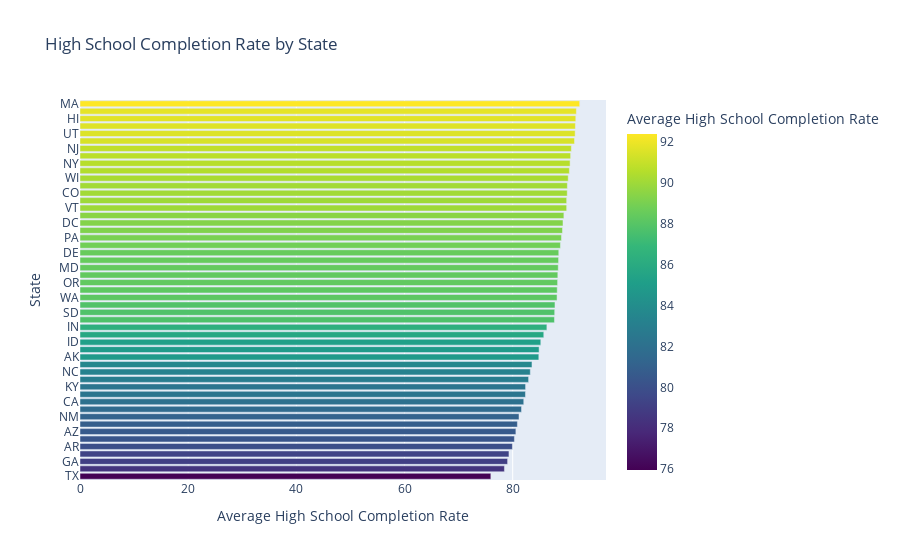

Source (notebook cell):
### Code cell
px.bar(hs_completion_by_state,
    orientation='h',
    x='percent_completed_hs',
    y='Geographic Area',
    title='High School Completion Rate by State',
    color='percent_completed_hs',
    color_continuous_scale='Viridis',
    labels={'percent_completed_hs': 'Average High School Completion Rate', 'Geographic Area': 'State'}).show()

### Figure 1 — Plotly figure (JSON) as saved in the notebook; plotly's stock layout.template omitted (floating-point values rounded to 4 significant figures)
{"data": [{"alignmentgroup": "True", "hovertemplate": "Average High School Completion Rate=%{marker.color}<br>State=%{y}<extra></extra>", "legendgroup": "", "marker": {"color": [75.96, 78.47, 79.06, 79.31, 79.95, 80.31, 80.59, 80.87, 81.17, 81.63, 82.04, 82.36, 82.38, 82.94, 83.26, 83.56, 84.83, 84.88, 85.2, 85.75, 86.32, 87.72, 87.77, 87.82, 88.2, 88.23, 88.31, 88.34, 88.42, 88.48, 88.52, 88.82, 89.02, 89.21, 89.3, 89.47, 89.98, 89.98, 90.08, 90.1, 90.26, 90.48, 90.61, 90.71, 90.84, 91.43, 91.55, 91.59, 91.67, 91.77, 92.39], "coloraxis": "coloraxis", "pattern": {"shape": ""}}, "name": "", "offsetgroup": "", "orientation": "h", "showlegend": false, "textposition": "auto", "type": "bar", "x": [75.96, 78.47, 79.06, 79.31, 79.95, 80.31, 80.59, 80.87, 81.17, 81.63, 82.04, 82.36, 82.38, 82.94, 83.26, 83.56, 84.83, 84.88, 85.2, 85.75, 86.32, 87.72, 87.77, 87.82, 88.2, 88.23, 88.31, 88.34, 88.42, 88.48, 88.52, 88.82, 89.02, 89.21, 89.3, 89.47, 89.98, 89.98, 90.08, 90.1, 90.26, 90.48, 90.61, 90.71, 90.84, 91.43, 91.55, 91.59, 91.67, 91.77, 92.39], "xaxis": "x", "y": ["TX", "MS", "GA", "LA", "AR", "AL", "AZ", "SC", "NM", "TN", "CA", "WV", "KY", "OK", "NC", "MO", "AK", "VA", "ID", "FL", "IN", "NV", "SD", "ND", "WA", "KS", "OR", "OH", "MD", "IL", "DE", "RI", "PA", "MI", "DC", "MN", "VT", "NE", "CO", "IA", "WI", "MT", "NY", "NH", "NJ", "ME", "UT", "CT", "HI", "WY", "MA"], "yaxis": "y"}], "layout": {"barmode": "relative", "coloraxis": {"colorbar": {"title": {"text": "Average High School Completion Rate"}}, "colorscale": [[0, "#440154"], [0.1111, "#482878"], [0.2222, "#3e4989"], [0.3333, "#31688e"], [0.4444, "#26828e"], [0.5556, "#1f9e89"], [0.6667, "#35b779"], [0.7778, "#6ece58"], [0.8889, "#b5de2b"], [1, "#fde725"]]}, "legend": {"tracegroupgap": 0}, "title": {"text": "High School Completion Rate by State"}, "xaxis": {"anchor": "y", "domain": [0, 1], "title": {"text": "Average High School Completion Rate"}}, "yaxis": {"anchor": "x", "domain": [0, 1], "title": {"text": "State"}}}}
